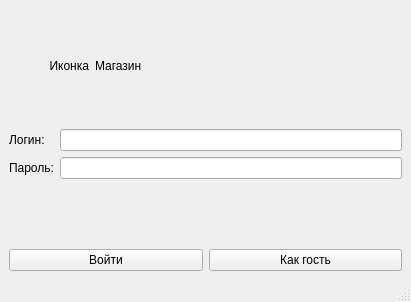
<?xml version="1.0" encoding="UTF-8"?>
<ui version="4.0">
 <class>MainWindow</class>
 <widget class="QMainWindow" name="MainWindow">
  <property name="geometry">
   <rect>
    <x>0</x>
    <y>0</y>
    <width>411</width>
    <height>302</height>
   </rect>
  </property>
  <property name="windowTitle">
   <string>MainWindow</string>
  </property>
  <widget class="QWidget" name="centralwidget">
   <layout class="QVBoxLayout" name="verticalLayout">
    <item>
     <layout class="QHBoxLayout" name="horizontalLayout_2">
      <item>
       <widget class="QLabel" name="label_icon">
        <property name="maximumSize">
         <size>
          <width>80</width>
          <height>80</height>
         </size>
        </property>
        <property name="text">
         <string>Иконка</string>
        </property>
        <property name="alignment">
         <set>Qt::AlignRight|Qt::AlignTrailing|Qt::AlignVCenter</set>
        </property>
       </widget>
      </item>
      <item>
       <widget class="QLabel" name="label_name">
        <property name="text">
         <string>Магазин</string>
        </property>
       </widget>
      </item>
     </layout>
    </item>
    <item>
     <layout class="QFormLayout" name="formLayout">
      <property name="fieldGrowthPolicy">
       <enum>QFormLayout::AllNonFixedFieldsGrow</enum>
      </property>
      <item row="0" column="0">
       <widget class="QLabel" name="label_3">
        <property name="text">
         <string>Логин:</string>
        </property>
       </widget>
      </item>
      <item row="0" column="1">
       <widget class="QLineEdit" name="lineEdit_login"/>
      </item>
      <item row="1" column="0">
       <widget class="QLabel" name="label_4">
        <property name="text">
         <string>Пароль:</string>
        </property>
       </widget>
      </item>
      <item row="1" column="1">
       <widget class="QLineEdit" name="lineEdit_password"/>
      </item>
     </layout>
    </item>
    <item>
     <layout class="QHBoxLayout" name="horizontalLayout">
      <item>
       <widget class="QPushButton" name="pushButton_login">
        <property name="text">
         <string>Войти</string>
        </property>
       </widget>
      </item>
      <item>
       <widget class="QPushButton" name="pushButton_guest">
        <property name="text">
         <string>Как гость</string>
        </property>
       </widget>
      </item>
     </layout>
    </item>
   </layout>
  </widget>
  <widget class="QMenuBar" name="menubar">
   <property name="geometry">
    <rect>
     <x>0</x>
     <y>0</y>
     <width>411</width>
     <height>36</height>
    </rect>
   </property>
  </widget>
  <widget class="QStatusBar" name="statusbar"/>
 </widget>
 <resources/>
 <connections/>
</ui>
